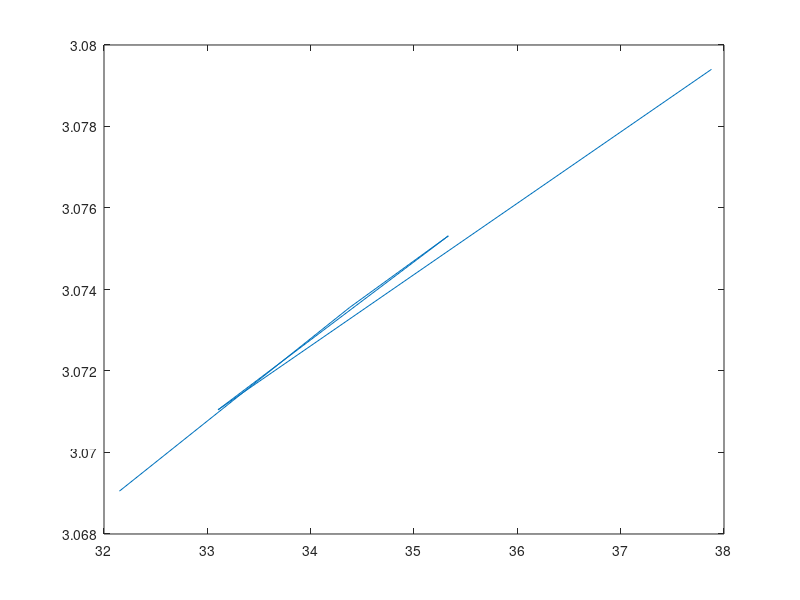

MATLAB code for this plot: (Note: this script raises an error after producing the figure.)
lo=[0.0,0.0019088317364812906,-0.0019142861290887667,-0.016990639867602342,0.01193456527972926,0.04973290349094079,-0.07726317316720414,-0.09405920349573646,0.4207962846098268,0.8259229974584023,0.4207962846098268,-0.09405920349573646,-0.07726317316720414,0.04973290349094079,0.01193456527972926,-0.016990639867602342,-0.0019142861290887667,0.0019088317364812906];
a=1;
[h,w] = freqz(lo,a,'whole',2001);
plot(w/pi,20*log10(abs(h)))
ax = gca;
ax.YLim = [-100 20];
ax.XTick = 0:.5:2;
xlabel('Normalized Frequency (\times\pi rad/sample)')
ylabel('Magnitude (dB)')

hold on;
hi=[0.0,0.0,0.0,0.014426282505624435,-0.014467504896790148,-0.07872200106262882,0.04036797903033992,0.41784910915027457,-0.7589077294536541,0.4784910915027457,0.04036797903033992,-0.07872200106262882,-0.014467504896790148,0.014426282505624435,0.0,0.0,0.0,0.0];
a=1;
[h,w] = freqz(hi,a,'whole',2001);
plot(w/pi,20*log10(abs(h)))
ax = gca;
ax.YLim = [-100 20];
ax.XTick = 0:.5:2;
xlabel('Normalized Frequency (\times\pi rad/sample)')
ylabel('Magnitude (dB)')






